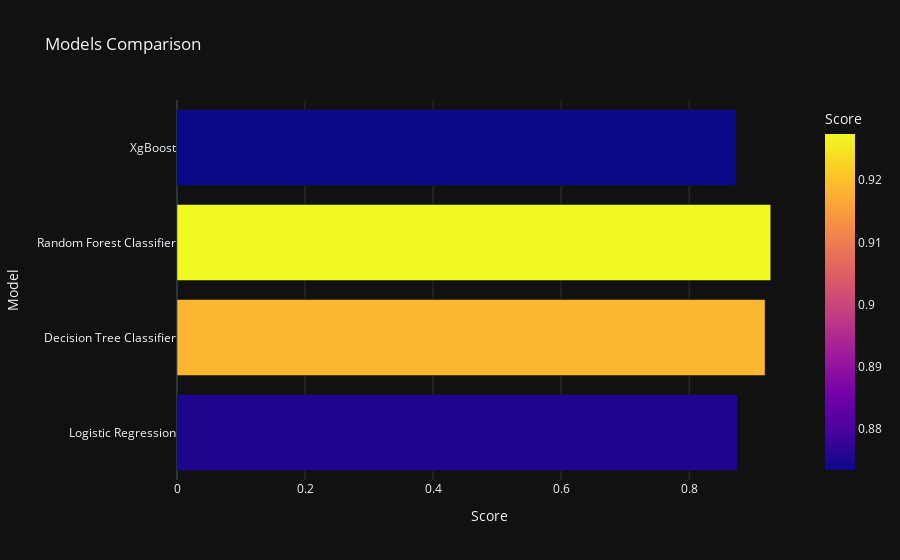

The cell this chart's notebook holds for it:
### Code cell
px.bar(data_frame = models, x = 'Score', y = 'Model', color = 'Score', template = 'plotly_dark', title = 'Models Comparison')

### Figure 1 — Plotly figure (JSON) as saved in the notebook; plotly's stock layout.template omitted (floating-point values rounded to 4 significant figures)
{"data": [{"alignmentgroup": "True", "hovertemplate": "Score=%{marker.color}<br>Model=%{y}<extra></extra>", "legendgroup": "", "marker": {"color": [0.8754, 0.9186, 0.9274, 0.8734], "coloraxis": "coloraxis", "pattern": {"shape": ""}}, "name": "", "offsetgroup": "", "orientation": "h", "showlegend": false, "textposition": "auto", "type": "bar", "x": [0.8754, 0.9186, 0.9274, 0.8734], "xaxis": "x", "y": ["Logistic Regression", "Decision Tree Classifier", "Random Forest Classifier", "XgBoost"], "yaxis": "y"}], "layout": {"barmode": "relative", "coloraxis": {"colorbar": {"title": {"text": "Score"}}, "colorscale": [[0, "#0d0887"], [0.1111, "#46039f"], [0.2222, "#7201a8"], [0.3333, "#9c179e"], [0.4444, "#bd3786"], [0.5556, "#d8576b"], [0.6667, "#ed7953"], [0.7778, "#fb9f3a"], [0.8889, "#fdca26"], [1, "#f0f921"]]}, "legend": {"tracegroupgap": 0}, "title": {"text": "Models Comparison"}, "xaxis": {"anchor": "y", "domain": [0, 1], "title": {"text": "Score"}}, "yaxis": {"anchor": "x", "domain": [0, 1], "title": {"text": "Model"}}}}
